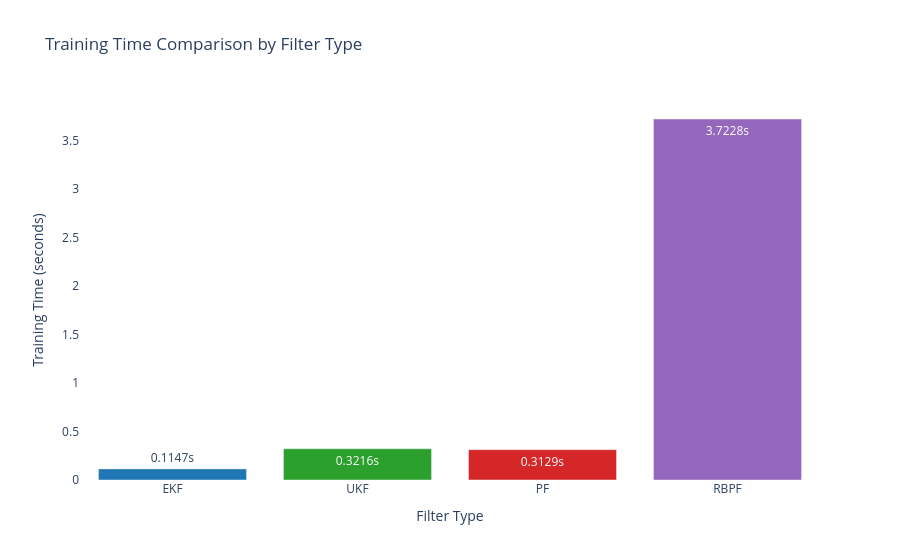
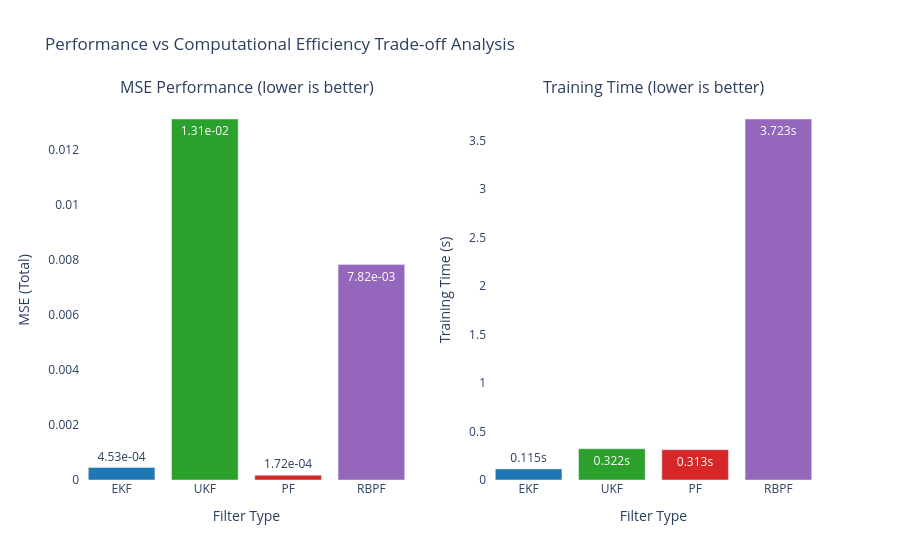

Notebook code for these charts, in order:
### Markdown cell above
## 📊 **Análisis de Resultados y Métricas de Rendimiento**

### 🎯 **Métricas de Precisión**

#### **Mean Squared Error (MSE):**
```python
MSE_θ = (1/N) Σ(θ_true - θ_estimated)²
MSE_ω = (1/N) Σ(ω_true - ω_estimated)²  
MSE_total = MSE_θ + MSE_ω
```

#### **Interpretación:**
- **MSE Bajo**: Mejor identificación del sistema  
- **MSE θ vs ω**: Compara rendimiento por estado individual
- **MSE Total**: Métrica de rendimiento global

---

### ⏱️ **Métricas de Eficiencia Computacional**

#### **Tiempo Absoluto:**
- **Medición directa** del tiempo de CPU por algoritmo
- **Acumulativo**: Suma de todos los pasos de tiempo

#### **Eficiencia Relativa:**
```python  
Efficiency_ratio = Time_slowest / Time_current
Efficiency_% = (Time_fastest / Time_current) × 100%
```

#### **Eficiencia Global (MSE/Time):**
```python
Global_Efficiency = MSE_total / Training_time
```
- **Menor es Mejor**: Menos error por unidad de tiempo
- **Trade-off Metric**: Balance precisión vs velocidad

---

### 🏆 **Sistema de Rankings**

#### **Por Precisión (MSE):**
Ordena filtros de menor a mayor MSE total

#### **Por Velocidad (Time):**  
Ordena filtros de menor a mayor tiempo de entrenamiento

#### **Por Eficiencia Global:**
Ordena por mejor relación MSE/Tiempo

---

### 📈 **Visualizaciones Generadas**

#### **1. Seguimiento de Estados:**
- **Trazas Temporales**: θ(t) y ω(t) real vs estimado
- **Comparación Visual**: 4 filtros simultáneos
- **Interpretación**: Convergencia y precisión de seguimiento

#### **2. Análisis de Errores:**
- **Errores por Estado**: e_θ(t) y e_ω(t)  
- **Bandas de Error**: Magnitud y variabilidad
- **MSE Annotations**: Valores numéricos en leyenda

#### **3. Espacio de Fases:**
- **Trayectoria θ vs ω**: Comportamiento dinámico del péndulo
- **Comparación de Filtros**: Qué tan bien capturan la dinámica real
- **Puntos de Inicio/Final**: Visualización de trayectoria completa

#### **4. Análisis de Tiempos:**
- **Gráfica de Barras**: Comparación visual de tiempos
- **Gráfica Combinada**: MSE vs Tiempo lado a lado
- **Trade-off Visualization**: Permite identificar balance óptimo

---

### 🔍 **Interpretación de Resultados**

#### **Mejor Filtro (MSE):**
- **Identificado automáticamente** por menor MSE total
- **Destacado prominentemente** en output

#### **Análisis de Eficiencia:**
- **EKF**: Típicamente más rápido, precisión moderada
- **UKF**: Balance medio, mejor que EKF en no linealidades
- **PF**: Buena precisión, costo computacional moderado  
- **RBPF**: Mejor precisión teórica, mayor costo computacional

#### **Consideraciones Prácticas:**
- **Tiempo Real**: EKF/UKF para aplicaciones críticas
- **Precisión Máxima**: PF/RBPF para análisis offline
- **Balance**: PF como mejor compromiso general

### Code cell
# ============================================================
# Training Time Comparison Visualization
# ============================================================
import plotly.graph_objects as go
from plotly.subplots import make_subplots

# Training time comparison bar chart
filter_names = list(training_times.keys())
times = list(training_times.values())
colors = ['#1f77b4', '#2ca02c', '#d62728', '#9467bd']  # Blue, Green, Red, Purple

fig_timing = go.Figure()
fig_timing.add_trace(go.Bar(
    x=filter_names,
    y=times,
    marker=dict(color=colors),
    text=[f'{t:.4f}s' for t in times],
    textposition='auto',
    name='Training Time'
))

fig_timing.update_layout(
    title='Training Time Comparison by Filter Type',
    xaxis_title='Filter Type',
    yaxis_title='Training Time (seconds)',
    font=dict(size=12),
    plot_bgcolor='white',
    paper_bgcolor='white',
    showlegend=False
)

fig_timing.show()

# Combined Performance vs Speed Analysis
fig_combined = make_subplots(
    rows=1, cols=2,
    subplot_titles=('MSE Performance (lower is better)', 'Training Time (lower is better)'),
    specs=[[{"secondary_y": False}, {"secondary_y": False}]]
)

# MSE subplot
mse_values = [mse_total_ekf, mse_total_ukf, mse_total_pf, mse_total_rbpf]
fig_combined.add_trace(
    go.Bar(x=filter_names, y=mse_values, marker=dict(color=colors), 
           text=[f'{mse:.2e}' for mse in mse_values], textposition='auto',
           name='MSE'),
    row=1, col=1
)

# Training time subplot  
fig_combined.add_trace(
    go.Bar(x=filter_names, y=times, marker=dict(color=colors),
           text=[f'{t:.3f}s' for t in times], textposition='auto',
           name='Time'),
    row=1, col=2
)

fig_combined.update_layout(
    title_text="Performance vs Computational Efficiency Trade-off Analysis",
    font=dict(size=12),
    plot_bgcolor='white',
    paper_bgcolor='white',
    showlegend=False
)

fig_combined.update_xaxes(title_text="Filter Type", row=1, col=1)
fig_combined.update_xaxes(title_text="Filter Type", row=1, col=2)
fig_combined.update_yaxes(title_text="MSE (Total)", row=1, col=1)
fig_combined.update_yaxes(title_text="Training Time (s)", row=1, col=2)

fig_combined.show()

# Performance efficiency metric: accuracy per computation time
print("\n🎯 Performance-Efficiency Trade-off Analysis:")
print("   (Lower MSE/Time ratio = better overall efficiency)")
for i, name in enumerate(filter_names):
    efficiency_metric = mse_values[i] / times[i] if times[i] > 0 else float('inf')
    print(f"   {name}: MSE/Time = {efficiency_metric:.2e}")
    
# Rank filters by different criteria
mse_ranking = sorted(zip(filter_names, mse_values), key=lambda x: x[1])
time_ranking = sorted(zip(filter_names, times), key=lambda x: x[1])
efficiency_ranking = sorted(zip(filter_names, [mse_values[i]/times[i] for i in range(len(filter_names))]), key=lambda x: x[1])

print("\n🏆 Rankings:")
print("   By Accuracy (MSE):", [name for name, _ in mse_ranking])
print("   By Speed (Time):", [name for name, _ in time_ranking])
print("   By Overall Efficiency (MSE/Time):", [name for name, _ in efficiency_ranking])

### Figure 1 — Plotly figure (JSON) as saved in the notebook; plotly's stock layout.template omitted (floating-point values rounded to 4 significant figures)
{"data": [{"marker": {"color": ["#1f77b4", "#2ca02c", "#d62728", "#9467bd"]}, "name": "Training Time", "text": ["0.1147s", "0.3216s", "0.3129s", "3.7228s"], "textposition": "auto", "type": "bar", "x": ["EKF", "UKF", "PF", "RBPF"], "y": [0.1147, 0.3216, 0.3129, 3.723]}], "layout": {"font": {"size": 12}, "paper_bgcolor": "white", "plot_bgcolor": "white", "showlegend": false, "title": {"text": "Training Time Comparison by Filter Type"}, "xaxis": {"title": {"text": "Filter Type"}}, "yaxis": {"title": {"text": "Training Time (seconds)"}}}}

### Figure 2 — Plotly figure (JSON) as saved in the notebook; plotly's stock layout.template omitted (floating-point values rounded to 4 significant figures)
{"data": [{"marker": {"color": ["#1f77b4", "#2ca02c", "#d62728", "#9467bd"]}, "name": "MSE", "text": ["4.53e-04", "1.31e-02", "1.72e-04", "7.82e-03"], "textposition": "auto", "type": "bar", "x": ["EKF", "UKF", "PF", "RBPF"], "xaxis": "x", "y": [0.0004535, 0.0131, 0.0001717, 0.00782], "yaxis": "y"}, {"marker": {"color": ["#1f77b4", "#2ca02c", "#d62728", "#9467bd"]}, "name": "Time", "text": ["0.115s", "0.322s", "0.313s", "3.723s"], "textposition": "auto", "type": "bar", "x": ["EKF", "UKF", "PF", "RBPF"], "xaxis": "x2", "y": [0.1147, 0.3216, 0.3129, 3.723], "yaxis": "y2"}], "layout": {"annotations": [{"font": {"size": 16}, "showarrow": false, "text": "MSE Performance (lower is better)", "x": 0.225, "xanchor": "center", "xref": "paper", "y": 1, "yanchor": "bottom", "yref": "paper"}, {"font": {"size": 16}, "showarrow": false, "text": "Training Time (lower is better)", "x": 0.775, "xanchor": "center", "xref": "paper", "y": 1, "yanchor": "bottom", "yref": "paper"}], "font": {"size": 12}, "paper_bgcolor": "white", "plot_bgcolor": "white", "showlegend": false, "title": {"text": "Performance vs Computational Efficiency Trade-off Analysis"}, "xaxis": {"anchor": "y", "domain": [0, 0.45], "title": {"text": "Filter Type"}}, "xaxis2": {"anchor": "y2", "domain": [0.55, 1], "title": {"text": "Filter Type"}}, "yaxis": {"anchor": "x", "domain": [0, 1], "title": {"text": "MSE (Total)"}}, "yaxis2": {"anchor": "x2", "domain": [0, 1], "title": {"text": "Training Time (s)"}}}}
